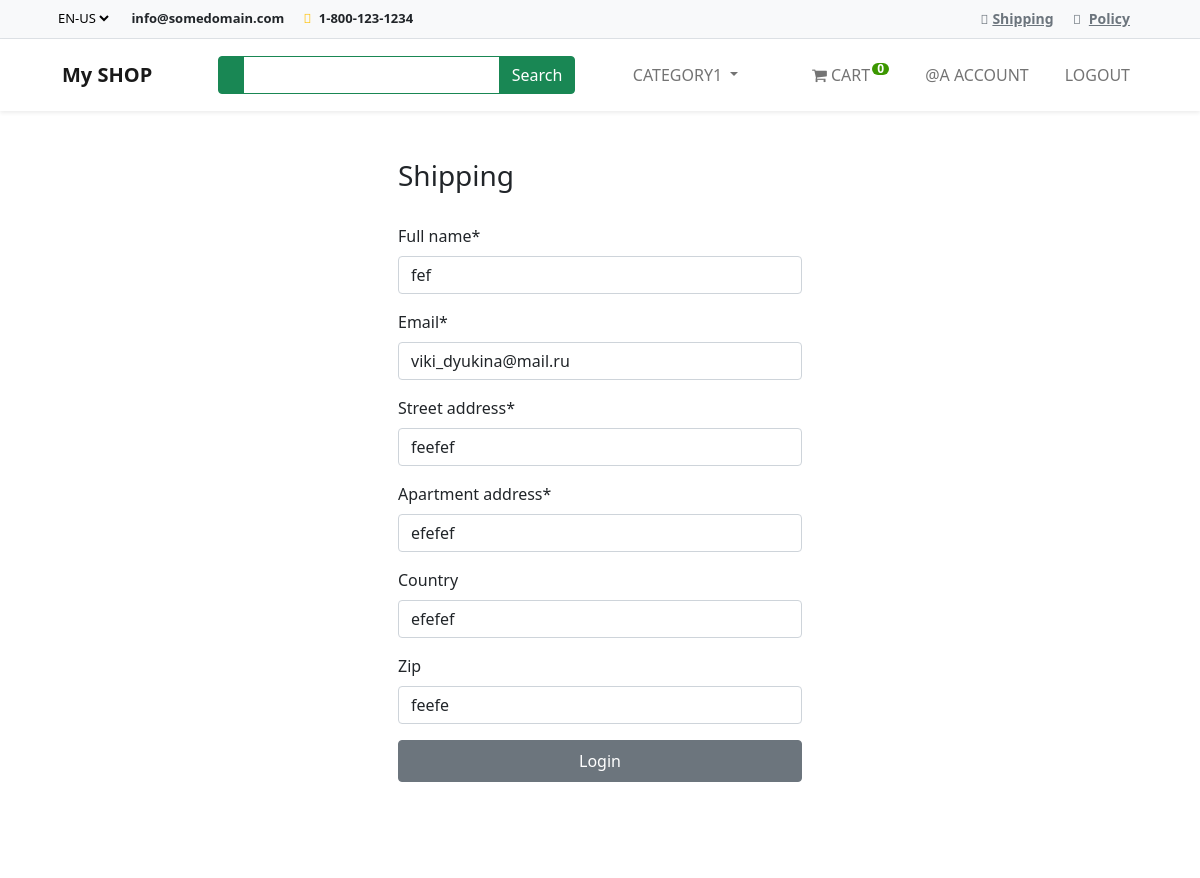
/payment/shipping/ (signed in), run on the app's committed database.
### shop/models.py (models this page shows, shortened)
class Category(models.Model):
    name = models.CharField(max_length=200, db_index=True, verbose_name='Category Name')
    parent = models.ForeignKey('self', on_delete=models.CASCADE, null=True, blank=True,related_name='children',
                               verbose_name='Parent category')
    slug = models.SlugField(max_length=200, null=False, unique=True, editable=True, verbose_name='URL')
    created_at = models.DateTimeField(auto_now_add=True, verbose_name='Date')
    class Meta:
        ordering = ['name']
        unique_together = ('name', 'slug')
        verbose_name = 'Category'
        verbose_name_plural = 'Categories'
    def get_absolute_url(self):
        return reverse('shop:category_list', kwargs={'slug': self.slug})

### payment/models.py (models this page shows, shortened)
class ShippingAddress(models.Model):
    full_name = models.CharField(max_length=100)
    email = models.EmailField(max_length=254)
    street_address = models.CharField(max_length=100)
    apartment_address = models.CharField(max_length=100)
    country = models.CharField(max_length=100, blank=True, null=True)
    zip = models.CharField(max_length=100, blank=True, null=True)
    user = models.ForeignKey(
        User, on_delete=models.CASCADE, blank=True, null=True)

### payment/views.py (the view, shortened to what this page needs)
# urls.py: path('shipping/', views.shipping, name='shipping'),
@login_required(login_url='account:login')
def shipping(request):
    try:
        shipping_address = ShippingAddress.objects.get(user=request.user)
    except ShippingAddress.DoesNotExist:
        shipping_address = None
    form = ShippingAddressForm(instance=shipping_address)
    return render(request, 'shipping/shipping.html', {'form': form})

### payment/forms.py
class ShippingAddressForm(forms.ModelForm):
    class Meta:
        model = ShippingAddress
        fields = ['full_name', 'email', 'street_address', 'apartment_address', 'country','zip']
        exclude = ['user']

### cart/cart.py (called while the page is built)
    def __len__(self):
        return sum(item['qty'] for item in self.cart.values())

### cart/context_processors.py (called while the page is built)
def cart(request):
    return {'cart': Cart(request)}

### shop/context_processors.py (called while the page is built)
def categories(request):
    categories = Category.objects.filter(parent=None)
    return {'categories': categories}

### payment/templates/shipping/shipping.html (shortened to what this page needs)
{%  include "base.html" %}
{% load static %}
{% load crispy_forms_tags %}
{% block content %}
<div class="container bg-white shadow-md p-5 form-layout">
    <h3>Shipping</h3>
    <br>
    <form method="post">
        {{ form|crispy }}
        <button type="submit" class="btn btn-secondary w-100 btn-block p-2 btn-register">Login</button>
    </form>
    <br>
</div>
{% endblock content %}

### shop/templates/base.html (shortened to what this page needs)
{% load static %}
<!DOCTYPE html>
<html>
  <head>
    <link
      rel="stylesheet"
      href="https://bootswatch.com/5/flatly/bootstrap.min.css"
    />
    <link
      rel="stylesheet"
      href="https://cdnjs.cloudflare.com/ajax/libs/font-awesome/4.7.0/css/font-awesome.min.css"
    />
    <link
      href="https://cdn.jsdelivr.net/npm/bootstrap@5.1.3/dist/css/bootstrap.min.css"
      rel="stylesheet"
    />
  </head>
  <body>
    <div class="superNav border-bottom py-2 bg-light">
      <div class="container">
        <div class="row">
          <div class="col-lg-6 col-md-6 col-sm-12 col-xs-12 centerOnMobile">
            <select class="me-3 border-0 bg-light">
              <option value="en-us">EN-US</option>
            </select>
            <span
              class="d-none d-lg-inline-block d-md-inline-block d-sm-inline-block d-xs-none me-3"
              ><strong>info@somedomain.com</strong></span
            >
            <span class="me-3"
              ><i class="fa-solid fa-phone me-1 text-warning"></i>
              <strong>1-800-123-1234</strong></span
            >
          </div>
          <div
            class="col-lg-6 col-md-6 col-sm-12 col-xs-12 d-none d-lg-block d-md-block-d-sm-block d-xs-none text-end"
          >
            <span class="me-3"
              ><i class="fa-solid fa-truck text-muted me-1"></i
              ><a class="text-muted" href="#">Shipping</a></span
            >
            <span class="me-3"
              ><i class="fa-solid fa-file text-muted me-2"></i
              ><a class="text-muted" href="#">Policy</a></span
            >
          </div>
        </div>
      </div>
    </div>
    <nav
      class="navbar navbar-expand-lg bg-white sticky-top navbar-light p-3 shadow-sm "
    >
      <div class="container">
        <a class="navbar-brand" href="{% url 'shop:products' %}"
          >
          <strong>My SHOP</strong></a
        >
        <div class="collapse navbar-collapse" id="navbarNavDropdown">
          <div class="ms-auto d-none d-lg-block">
            <div class="input-group">
              <span
                class="border-success input-group-text bg-success text-white"
                ></span>
              <input
                type="text"
                class="form-control border-success"
                style="color: #7a7a7a"
              />
              <button class="btn btn-success text-white">Search</button>
            </div>
          </div>
          <ul class="navbar-nav ms-auto">
            {% for i in categories %}
            {% if not i.children.all %}
              <li class="nav-item">
                <a class="nav-link" href="{{i.get_absolute_url}}">{{i.name|upper }}</a>
              </li>
            {% else %}
              <li class="nav-item dropdown">
                <a
                  class="nav-link dropdown-toggle"
                  href="{{i.get_absolute_url}}"
                  id="navbarDropdownMenuLink"
                  data-toggle="dropdown"
                  aria-haspopup="true"
                  aria-expanded="false"
                >
                {{i.name|upper}}
              </a>
            </li>
            {% endif %} {% endfor %}
          </ul>
          <ul class="navbar-nav ms-auto">
            <li class="nav-item">
              <a class="nav-link mx-2 text-uppercase" href="{% url 'cart:cart-view' %}"
                > <i class="fa fa-shopping-cart" aria-hidden="true"> </i> Cart
                <span id="lblCartCount" class="badge badge-warning ">
                  {% with cart_qty=cart|length%}
                    {% if cart_qty > 0 %}
                    {{cart_qty}}
                    {% else %}
                      0
                    {% endif %}
                  {% endwith %}
                </span>
                </a>
            </li>
             {% if request.user.is_authenticated %}
              <li class="nav-item">
                <a class="nav-link mx-2 text-uppercase" href="{% url 'account:dashboard' %}"
                  >@{{ user.username }} Account</a
                >
              </li>
              <li class="nav-item">
                <a class="nav-link mx-2 text-uppercase" href="{% url 'account:logout' %}"
                  > Logout</a
                >
              </li>
              {% endif %}
          </ul>
        </div>
      </div>
    </nav>
  </body>
</html>

### shop/templates/base.html (style rules this page uses)
.badge { padding-left: 9px; padding-right: 9px; -webkit-border-radius: 9px; -moz-border-radius: 9px; border-radius: 9px; }
#lblCartCount { font-size: 12px; background: #3c9700; color: #fff; padding: 0 5px; vertical-align: top; margin-left: -2px; }
a { font-size: 14px; font-weight: 700; }
.superNav { font-size: 13px; }
.form-control { outline: none !important; box-shadow: none !important; }
.form-layout { border-radius: 20px; width: 500px; }

### data on the page
Category: name "CATEGORY1"
ShippingAddress: full_name "fef", email "viki_dyukina@mail.ru", street_address "feefef", apartment_address "efefef", country "efefef", zip "feefe"

### other printed values
{{ user.username }} "A"
